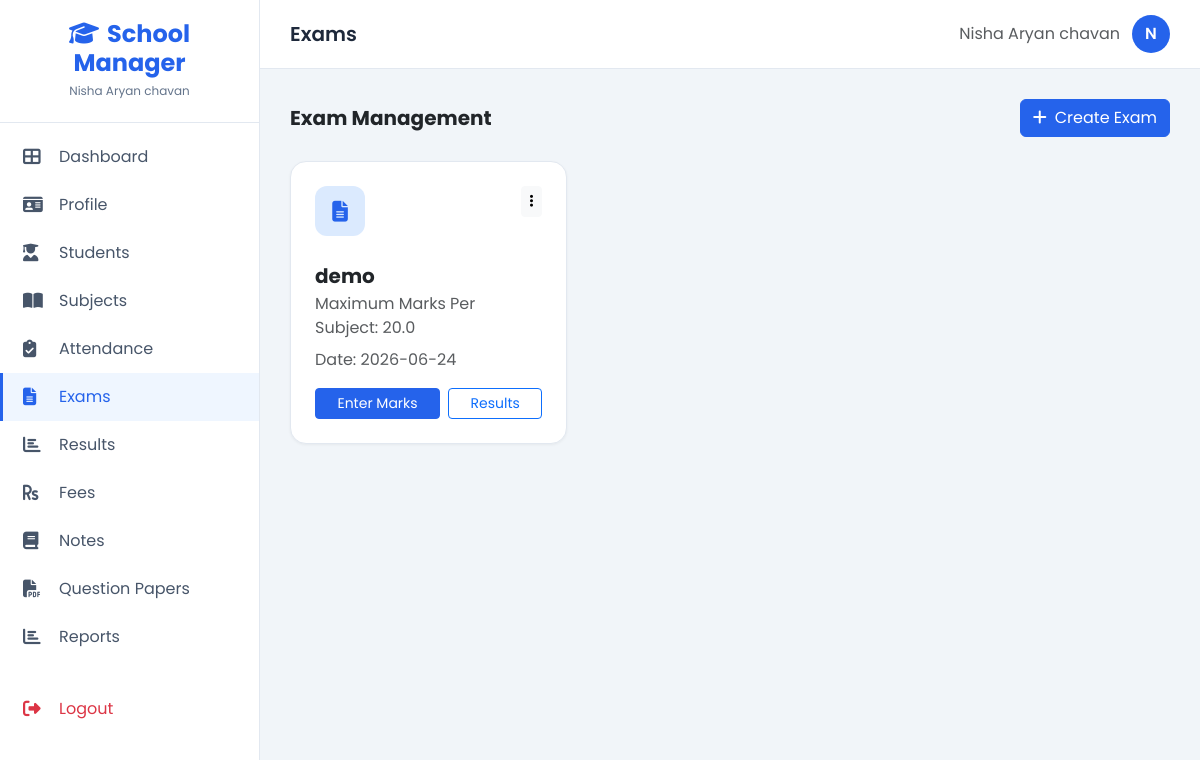
The page /exams (signed in) on the database its author committed.
### tables this page shows
CREATE TABLE exams (
            id INTEGER PRIMARY KEY AUTOINCREMENT,
            teacher_id INTEGER NOT NULL,
            name TEXT NOT NULL,
            max_marks REAL NOT NULL,
            subject_id INTEGER,
            exam_date DATE,
            created_at TIMESTAMP DEFAULT CURRENT_TIMESTAMP,
            FOREIGN KEY (teacher_id) REFERENCES teachers(id),
            FOREIGN KEY (subject_id) REFERENCES subjects(id)
        );

### routes/main.py (the view, shortened to what this page needs)
@main_bp.route('/exams', methods=['GET', 'POST'])
@login_required(role='teacher')
def exams():
    teacher_id = session['user_id']
    conn = get_db()
    cursor = conn.cursor()
    cursor.execute(
        '''
        SELECT *
        FROM exams
        WHERE teacher_id = ?
        ORDER BY COALESCE(exam_date, created_at) DESC
        ''',
        (teacher_id,),
    )
    exams_list = cursor.fetchall()
    cursor.execute("SELECT * FROM subjects WHERE teacher_id = ? ORDER BY name", (teacher_id,))
    subjects_list = cursor.fetchall()
    conn.close()
    return render_template('teacher/exams.html', exams=exams_list, subjects=subjects_list)

### models/database.py (called while the page is built)
def get_db():
    os.makedirs(os.path.dirname(DB_PATH), exist_ok=True)
    conn = sqlite3.connect(DB_PATH)
    conn.row_factory = sqlite3.Row
    conn.execute("PRAGMA foreign_keys = ON")
    return conn

### utils/auth.py (called while the page is built, shortened)
def login_required(role=None):
    def decorator(f):
        @wraps(f)
        def decorated_function(*args, **kwargs):
            if 'user_id' not in session:
                flash('Please login first', 'warning')
                return redirect(url_for('auth.login'))
            return f(*args, **kwargs)
        return decorated_function
    return decorator

### templates/teacher/exams.html (shortened to what this page needs)
{% extends "base.html" %}
{% block page_title %}Exams{% endblock %}
{% block content %}
<div class="d-flex justify-content-between align-items-center mb-4">
    <h5 class="fw-bold m-0">Exam Management</h5>
    <button class="btn btn-primary" data-bs-toggle="modal" data-bs-target="#createExamModal">
        <i class="fas fa-plus me-2"></i>Create Exam
    </button>
</div>
<div class="row g-4">
    {% for exam in exams %}
    <div class="col-md-6 col-lg-4">
        <div class="stat-card h-100">
            <div class="d-flex justify-content-between align-items-start mb-3">
                <div class="stat-icon blue"><i class="fas fa-file-alt"></i></div>
                <div class="dropdown">
                    <button class="btn btn-sm btn-light" data-bs-toggle="dropdown"><i class="fas fa-ellipsis-v"></i></button>
                </div>
            </div>
            <h5 class="fw-bold mb-1">{{ exam.name }}</h5>
            <p class="text-muted mb-2">Maximum Marks Per Subject: {{ exam.max_marks }}</p>
            <p class="text-muted mb-3 mb-0">
                {% if exam.exam_date %}Date: {{ exam.exam_date }}{% endif %}
            </p>
            <div class="d-flex gap-2 mt-3">
                <a href="{{ url_for('main.enter_marks', exam_id=exam.id) }}" class="btn btn-primary btn-sm flex-fill">Enter Marks</a>
                <a href="{{ url_for('main.results', exam_id=exam.id) }}" class="btn btn-outline-primary btn-sm flex-fill">Results</a>
            </div>
        </div>
    </div>
    {% else %}
    <div class="col-12 text-center py-5">
        <i class="fas fa-file-alt fa-3x text-muted mb-3"></i>
        <p class="text-muted">No exams created yet. Create your first exam.</p>
    </div>
    {% endfor %}
</div>
{% endblock %}

### templates/base.html (style rules this page uses)
:root { --primary: #2563eb; --primary-dark: #1d4ed8; --secondary: #64748b; --accent: #22c55e; --bg-light: #f1f5f9; --sidebar-width: 260px; --sidebar-collapsed: 70px; }
* { margin: 0; padding: 0; box-sizing: border-box; }
body { font-family: 'Poppins', sans-serif; background: var(--bg-light); min-height: 100vh; }
.stat-card { background: #fff; border-radius: 16px; padding: 24px; box-shadow: 0 1px 3px rgba(0,0,0,0.05); border: 1px solid #e2e8f0; transition: transform 0.2s, box-shadow 0.2s; }
.stat-icon { width: 50px; height: 50px; border-radius: 12px; display: flex; align-items: center; justify-content: center; font-size: 1.3rem; margin-bottom: 12px; }
.stat-icon.blue { background: #dbeafe; color: var(--primary); }
.btn-primary { background: var(--primary); border-color: var(--primary); }

### rows shown on the page
exams: name "demo", max_marks "20.0", exam_date "2026-06-24"

### other values the page prints
{{ session.teacher_name or session.username }} "Nisha Aryan chavan"
{{ (session.teacher_name or session.username)[0].upper() }} "N"
